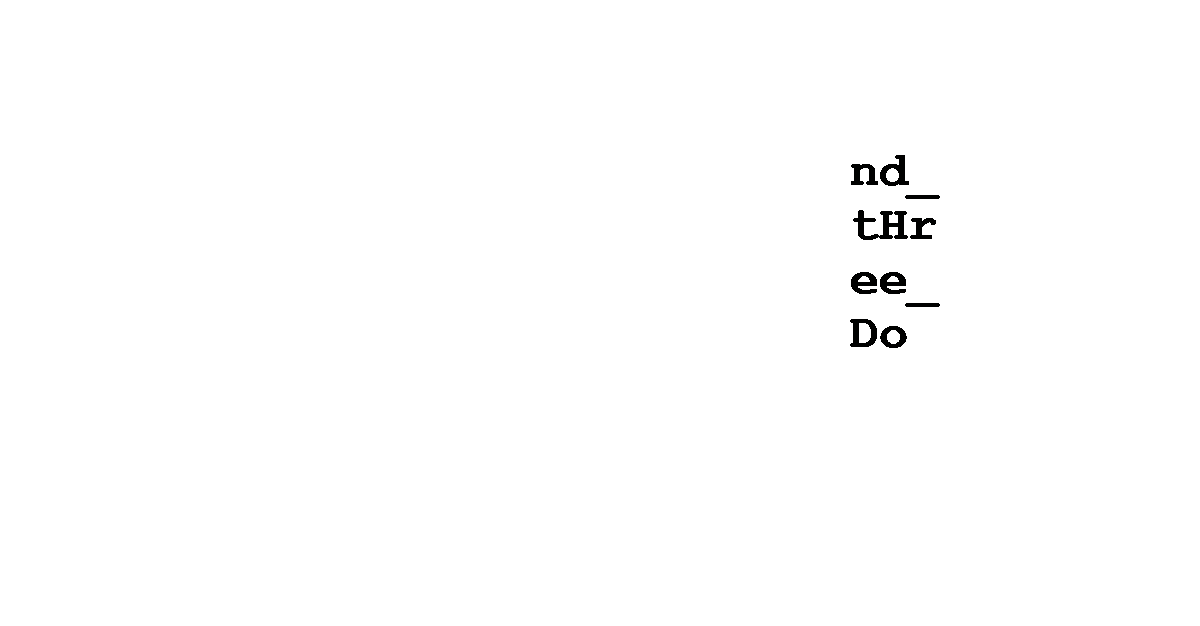

This chart was generated by the following Python code:
import Image, random
img = Image.open('part3comp.png')
pix = img.load()
for i in range(1200):
    for j in range(626):
        f = pix[i,j][:3]
        if f == (0,1,0) or f == (1,0,0):
            pix[i,j] = (255, 255, 255)

img.save('part3sol.png')
